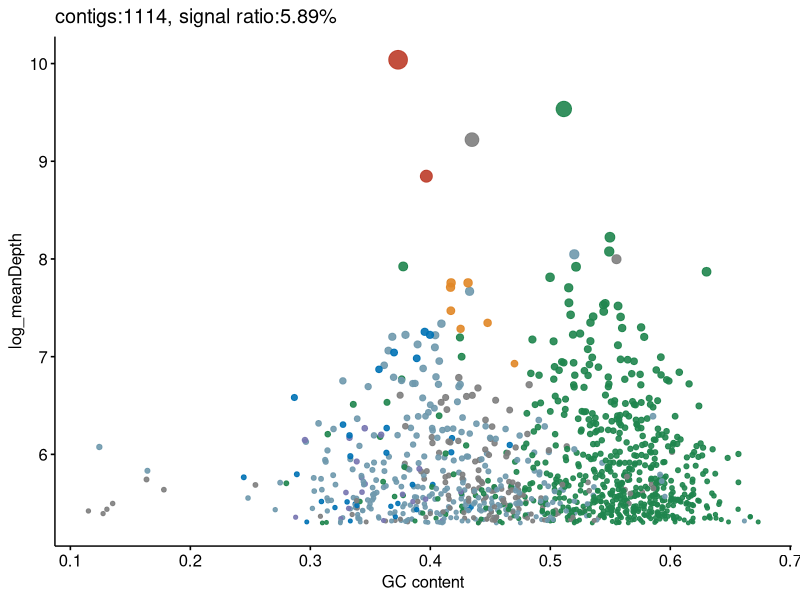
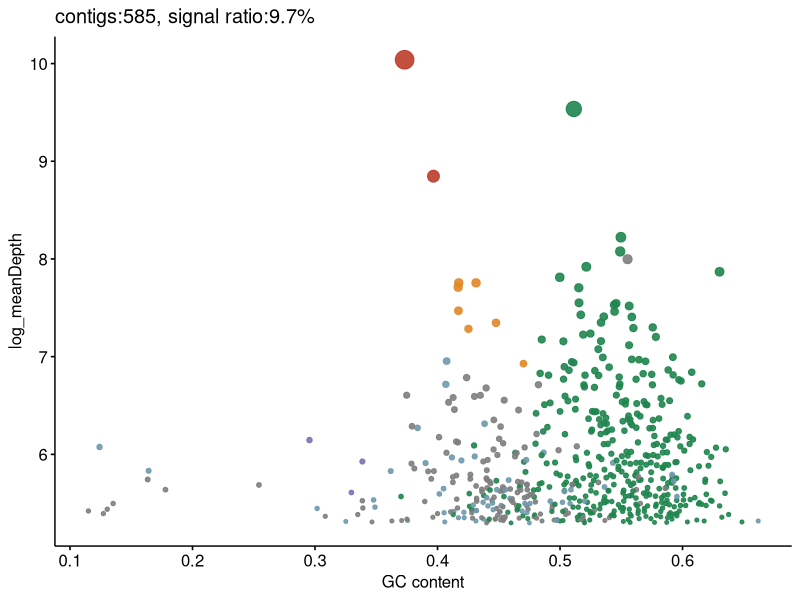
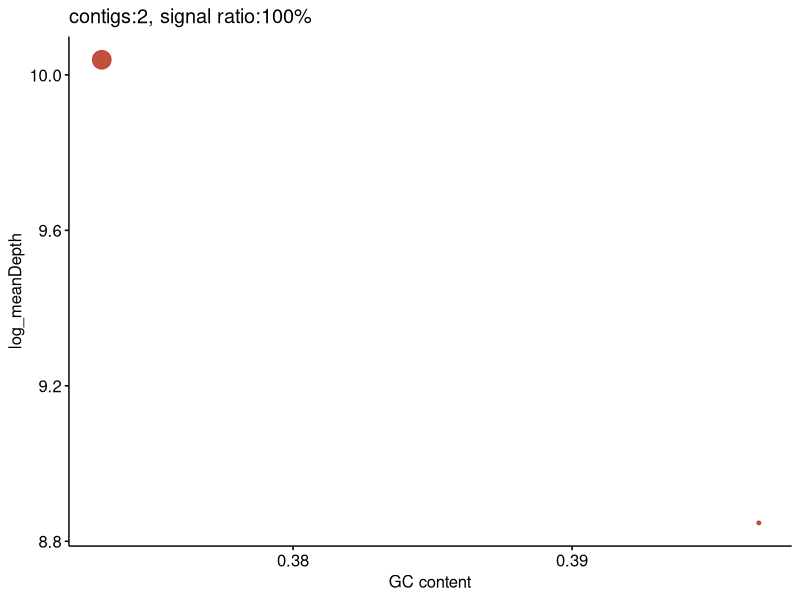
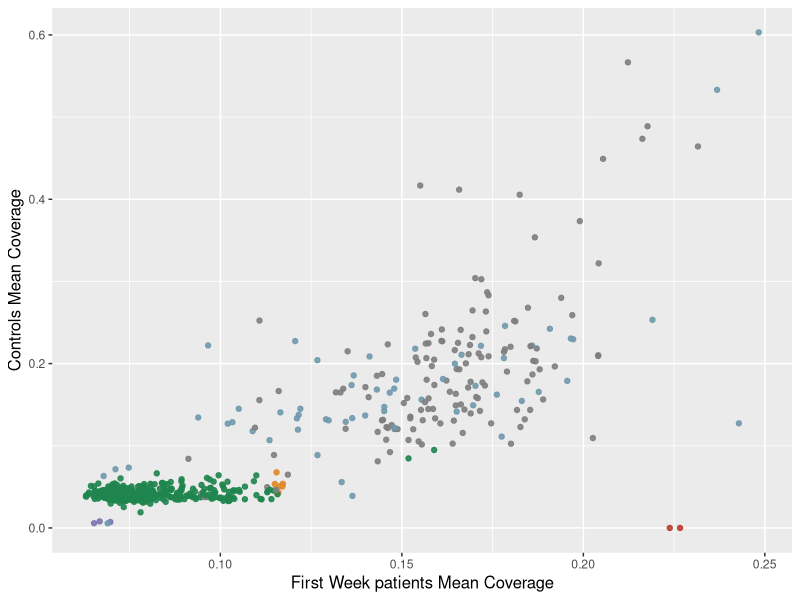
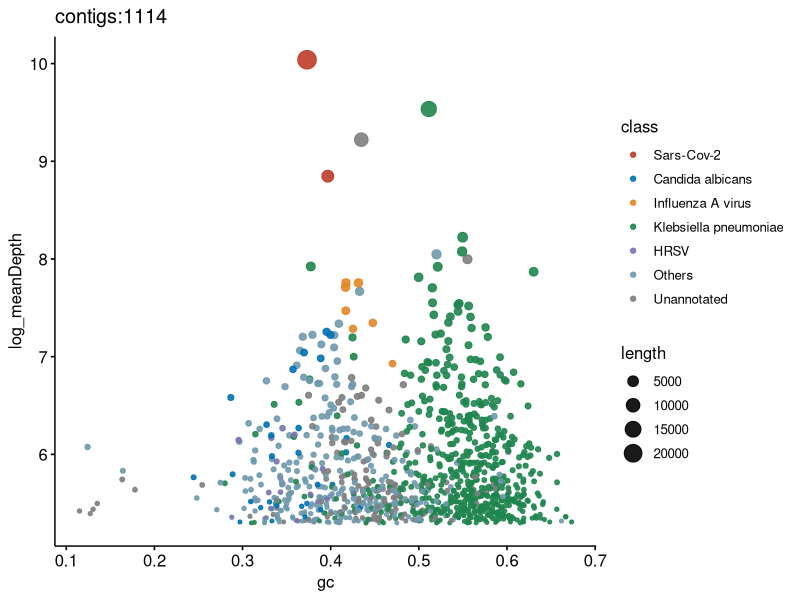
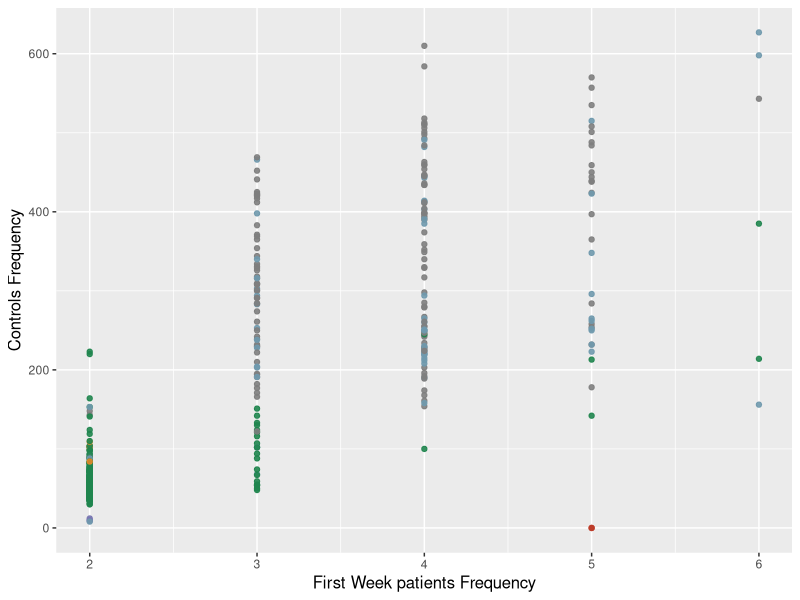
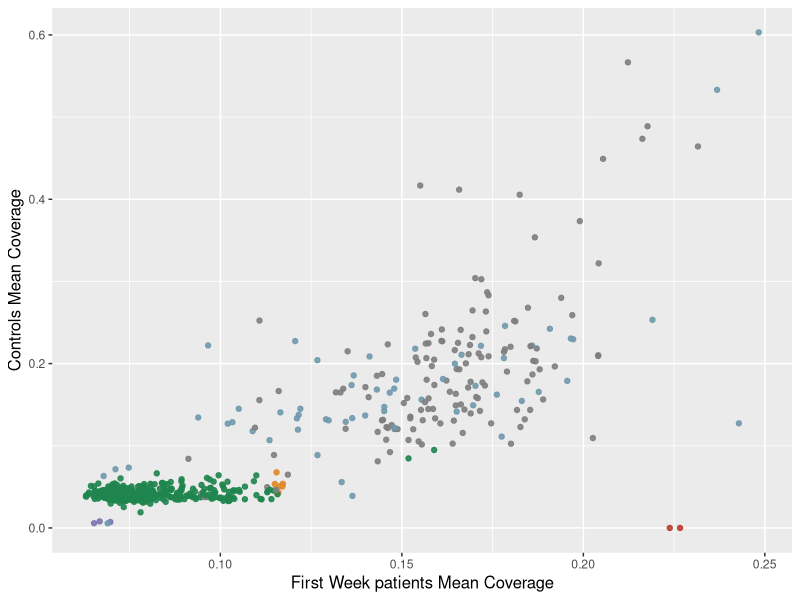
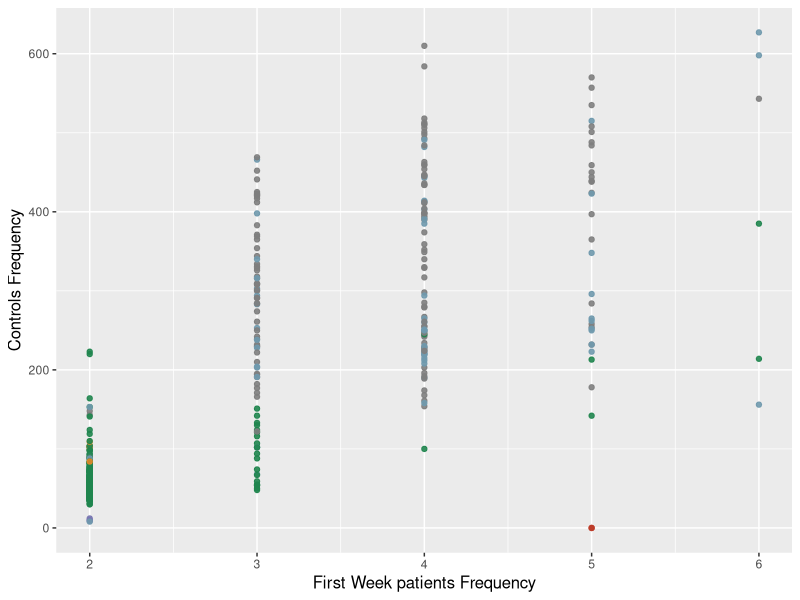

Generate these figures, in order, with R:
#Panel A
library(ggsci)
library(ggpubr)
Main <- read.table("F3d.V4.table.txt",head=T,sep="\t")
Main$log_meanDepth = log(Main$length)
#right
i = 1
Main$class = NA
Main$class[which(Main$Specy== "Severe acute respiratory syndrome coronavirus 2")] = "Sars-Cov-2";
Main$class[which(Main$Specy=="Candida albicans SC5314")] = "Candida albicans";
Main$class[which(Main$Specy=="Influenza A virus")] = "Influenza A virus";
Main$class[which(Main$Specy=="Candida albicans")] = "Candida albicans";
Main$class[which(Main$Specy=="Klebsiella pneumoniae")] = "Klebsiella pneumoniae"
Main$class[which(Main$Specy=="Human respiratory syncytial virus B")] = "HRSV"
i = 1
while (i<=dim(Main)[1]){
        if( is.na(Main$class[i]) ){
        Main$class[i] = "Others"
        }
i = i + 1
}
i = 1
while (i<=dim(Main)[1]){
        if (is.na(Main$Specy[i])){
        Main$class[i] = "Unannotated"
        }
i = i + 1
}
Main$class = factor(Main$class,levels=c("Sars-Cov-2","Candida albicans","Influenza A virus","Klebsiella pneumoniae","HRSV","Others","Unannotated"))
colorsQ = c(pal_nejm("default")(6),"grey50")
sr = round(sum(Main[which(Main$annotation=="Y"),]$length)/sum(Main$length)*100,digits=2)
f1_left = ggscatter(Main,"gc","log_meanDepth",xlab="GC content",color="class",alpha=I(0.9),legend="none",palette=colorsQ,size="length",title=paste0("contigs:",dim(Main)[1], ", signal ratio:",sr,"%"))

Main_m2 = Main[which(Main$case.fre>=2),]
Main_m2$class = factor(Main_m2$class,levels=c("Sars-Cov-2","Candida albicans","Influenza A virus","Klebsiella pneumoniae","HRSV","Others","Unannotated"))
sr = round(sum(Main_m2[which(Main_m2$annotation=="Y"),]$length)/sum(Main_m2$length)*100,digits=2)
colorsQ_tem = c()
for (j in 1:dim(table(Main_m2$class))){
         if (table(Main_m2$class)[j] > 0){
         colorsQ_tem = c(colorsQ_tem,colorsQ[j])
         }
}

f1_middle = ggscatter(Main_m2,"gc",xlab="GC content","log_meanDepth",color="class",alpha=I(0.9),legend="none",palette=colorsQ_tem,size="length",title=paste0("contigs:",dim(Main_m2)[1],", signal ratio:",sr,"%"))
#
Main_m2_m2 = Main_m2[which(Main_m2$control.fre<=2),]
Main_m2_m2$class = factor(Main_m2_m2$class,levels=c("Sars-Cov-2","Candida albicans","Influenza A virus","Klebsiella pneumoniae","HRSV","Others","Unannotated"))
colorsQ_tem = c()
for (j in 1:dim(table(Main_m2_m2$class))){
         if (table(Main_m2_m2$class)[j] > 0){
         colorsQ_tem = c(colorsQ_tem,colorsQ[j])
         }
}
sr = round(sum(Main_m2_m2[which(Main_m2_m2$annotation=="Y"),]$length)/sum(Main_m2_m2$length)*100,digits=2)
f1_right = ggscatter(Main_m2_m2,"gc",xlab="GC content","log_meanDepth",color="class",alpha=I(0.9),legend="none",palette=colorsQ_tem,size="length",title=paste0("contigs:",dim(Main_m2_m2)[1], ", signal ratio:",sr,"%"))

legend = ggscatter(Main,"gc","log_meanDepth",color="class",alpha=I(0.9),legend="right",palette=colorsQ,size="length",title=paste0("contigs:",dim(Main)[1]))
########################
Main = Main_m2
Main$class = factor(Main$class,levels=c("Sars-Cov-2","Candida albicans","Influenza A virus","Klebsiella pneumoniae","HRSV","Others","Unannotated"))
colorsQ_tem = c()
for (j in 1:dim(table(Main$class))){
         if (table(Main$class)[j] > 0){
         colorsQ_tem = c(colorsQ_tem,colorsQ[j])
         }
}
p = ggplot(Main, aes(x = case.mean.cov, y = control.mean.cov, color = class) )+
	geom_point(size = 1.5, alpha = 0.9) +
	scale_color_manual(values = colorsQ_tem) +
	labs(x = "First Week patients Mean Coverage", y = "Controls Mean Coverage") +
	theme(
		axis.title.x = element_text(size = 12),
		axis.title.y = element_text(size = 12),legend.position="none"
	)
#

p1 = ggplot(Main, aes(x = case.fre, y = control.fre, color = class) )+
	geom_point(size = 1.5, alpha = 0.9) +
	scale_color_manual(values = colorsQ_tem) +
	labs(x = "First Week patients Frequency", y = "Controls Frequency") +
	theme(
		axis.title.x = element_text(size = 12),
		axis.title.y = element_text(size = 12),legend.position="none"
	)

p2 = ggplot(Main, aes(x = log(case.mean.depth), y = log(control.mean.depth), color = class) )+
	geom_point(size = 1.5, alpha = 0.9) +
	scale_color_manual(values = colorsQ_tem) +
	labs(x = "First Week patients Mean Depth", y = "Controls Mean Depth") +
	theme(
		axis.title.x = element_text(size = 12),
		axis.title.y = element_text(size = 12),legend.position="none"
	)
left  = p
middle = p1
right = p2
